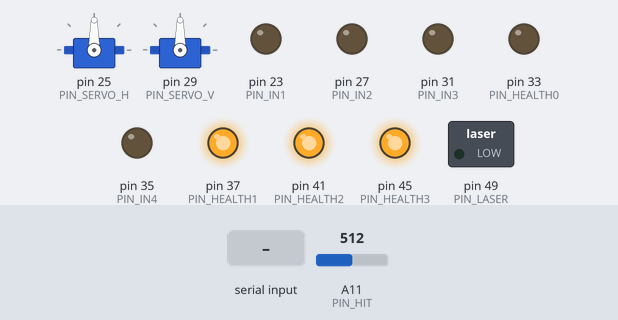
Recording of a sketch running on a simulated Arduino Mega 2560, built with avr-gcc and run on an emulated ATmega2560. Shown: 2 × servo, switched loads named in the sketch (green lamp = pin HIGH), output pins drawn as LEDs (lit = HIGH). The test bench sets the inputs (shaded band); at power-on: A11 (PIN_HIT) = 512.

Above: at 3.2 s.
3.3 s: "2" received over the second serial link
Timing chart, 0 to 6.3 s (numbered marks = the images above; inputs shaded):
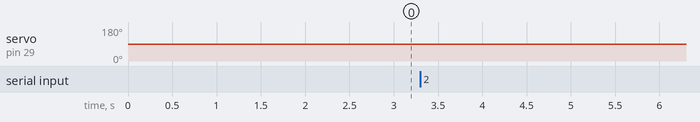

Measured:
- after the input at 3.3 s, servo on pin 29 (PIN_SERVO_V): 90° → 89° at once

The sketch:

Talas.ino
```cpp
/*
 * Тазик лазерный самоходный (ТАЛАС).
 */

#include <Talas.h>

#define TALAS_NAME "ТАЛАС 1"

// Bluetooth
//#define PIN_KEY     22
//#define PIN_STATE   24
// Driver
#define PIN_IN1     23
#define PIN_IN2     27
#define PIN_IN3     31
#define PIN_IN4     35
#define PIN_ENA     11 // PWM
#define PIN_ENB     12 // PWM
// Turret
#define PIN_LASER   49
#define PIN_SERVO_H 25
#define PIN_SERVO_V 29
// Health indicator
#define PIN_HEALTH0 33
#define PIN_HEALTH1 37
#define PIN_HEALTH2 41
#define PIN_HEALTH3 45
// Hit detector
#define PIN_HIT    A11 // analog

Talas talas(TALAS_NAME);

void setup() {
  talas.attachHealth(PIN_HEALTH0, PIN_HEALTH1, PIN_HEALTH2, PIN_HEALTH3);
  talas.attachDriver(PIN_IN1, PIN_IN2, PIN_IN3, PIN_IN4);
  talas.attachTurret(PIN_LASER, PIN_SERVO_H, PIN_SERVO_V);
  talas.attachHitDetector(PIN_HIT);
  talas.attachBluetooth();
}

void loop() {
  talas.dispatch();
}

ISR(TIMER3_COMPB_vect) {
  talas.handleImpulse();
}

/* vim: set ft=arduino et sw=2 ts=2: */
```
